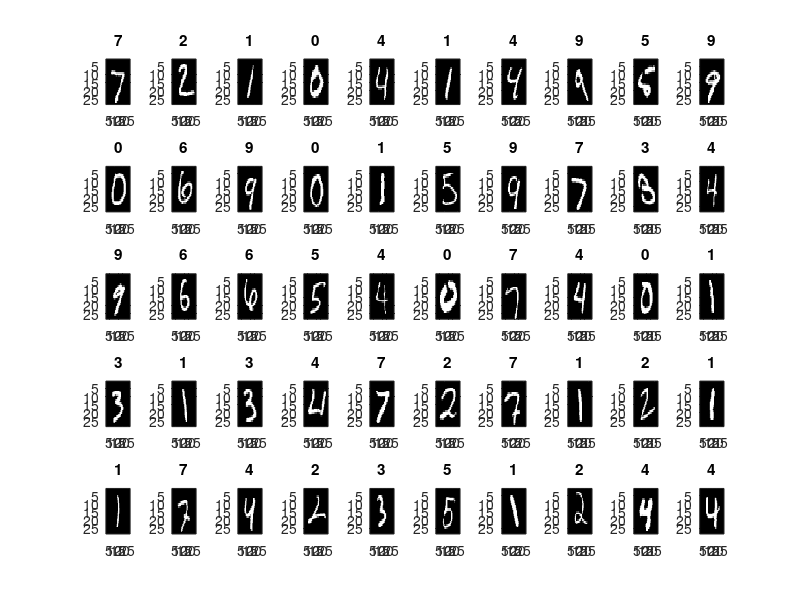

Reproduce this figure in MATLAB. (Note: this script raises an error after producing the figure.)
load tanh_100_50_images.mat;
load MNIST_tanh_100_50_DenseNet.mat;
N = size(IM_labels, 1); % number of test images used to testing robustness

figure                                          % initialize figure
colormap(gray)                                  % set to grayscale
for i = 1:50                                    % preview first 36 samples
    subplot(5,10,i)                              % plot them in 6 x 6 grid
    digit = reshape(IM_data(:,i), [28,28]);     % row = 28 x 28 image
    imagesc(digit)                              % show the image
    title(IM_labels(i))                   % show the label
end


% image perturbation by infinity norm attack (offsetting images)
eps = 0.2
for n = 1:N
   IM = IM_data(:, n);
   lb = IM - eps;
   ub = IM + eps;
   S_eps_02(n) = Star(lb, ub);
   A_eps_02(n) = AbsDom(lb, ub, inf);
   RS_eps_02(n) = RStar(lb, ub, inf);
end

eps = 0.4
for n = 1:N
   IM = IM_data(:, n);
   lb = IM - eps;
   ub = IM + eps;
   S_eps_04(n) = Star(lb, ub);
   A_eps_04(n) = AbsDom(lb, ub, inf);
   RS_eps_04(n) = RStar(lb, ub, inf);
end

eps = 0.6
for n = 1:N
   IM = IM_data(:, n);
   lb = IM - eps;
   ub = IM + eps;
   S_eps_06(n) = Star(lb, ub);
   A_eps_06(n) = AbsDom(lb, ub, inf);
   RS_eps_06(n) = RStar(lb, ub, inf);
end

eps = 0.8
for n = 1:N
   IM = IM_data(:, n);
   lb = IM - eps;
   ub = IM + eps;
   S_eps_08(n) = Star(lb, ub);
   A_eps_08(n) = AbsDom(lb, ub, inf);
   RS_eps_08(n) = RStar(lb, ub, inf);
end

eps = 1.0
for n = 1:N
   IM = IM_data(:, n);
   lb = IM - eps;
   ub = IM + eps;
   S_eps_10(n) = Star(lb, ub);
   A_eps_10(n) = AbsDom(lb, ub, inf);
   RS_eps_10(n) = RStar(lb, ub, inf);
end

eps = 1.2
for n = 1:N
   IM = IM_data(:, n);
   lb = IM - eps;
   ub = IM + eps;
   S_eps_12(n) = Star(lb, ub);
   A_eps_12(n) = AbsDom(lb, ub, inf);
   RS_eps_12(n) = RStar(lb, ub, inf);
end

eps = 1.4
for n = 1:N
   IM = IM_data(:, n);
   lb = IM - eps;
   ub = IM + eps;
   S_eps_14(n) = Star(lb, ub);
   A_eps_14(n) = AbsDom(lb, ub, inf);
   RS_eps_14(n) = RStar(lb, ub, inf);
end

eps = 1.6
for n = 1:N
   IM = IM_data(:, n);
   lb = IM - eps;
   ub = IM + eps;
   S_eps_16(n) = Star(lb, ub);
   A_eps_16(n) = AbsDom(lb, ub, inf);
   RS_eps_16(n) = RStar(lb, ub, inf);
end

eps = 1.8
for n = 1:N
   IM = IM_data(:, n);
   lb = IM - eps;
   ub = IM + eps;
   S_eps_18(n) = Star(lb, ub);
   A_eps_18(n) = AbsDom(lb, ub, inf);
   RS_eps_18(n) = RStar(lb, ub, inf);
end

eps = 2.0
for n = 1:N
   IM = IM_data(:, n);
   lb = IM - eps;
   ub = IM + eps;
   S_eps_20(n) = Star(lb, ub);
   A_eps_20(n) = AbsDom(lb, ub, inf);
   RS_eps_20(n) = RStar(lb, ub, inf);
end

eps = 2.2
for n = 1:N
   IM = IM_data(:, n);
   lb = IM - eps;
   ub = IM + eps;
   S_eps_22(n) = Star(lb, ub);
   A_eps_22(n) = AbsDom(lb, ub, inf);
   RS_eps_22(n) = RStar(lb, ub, inf);
end

eps = 2.4
for n = 1:N
   IM = IM_data(:, n);
   lb = IM - eps;
   ub = IM + eps;
   S_eps_24(n) = Star(lb, ub);
   A_eps_24(n) = AbsDom(lb, ub, inf);
   RS_eps_24(n) = RStar(lb, ub, inf);
end

eps = 2.6
for n = 1:N
   IM = IM_data(:, n);
   lb = IM - eps;
   ub = IM + eps;
   S_eps_26(n) = Star(lb, ub);
   A_eps_26(n) = AbsDom(lb, ub, inf);
   RS_eps_26(n) = RStar(lb, ub, inf);
end

save tanh_100_50_not_normalized/inputStar02.mat S_eps_02
save tanh_100_50_not_normalized/inputStar04.mat S_eps_04
save tanh_100_50_not_normalized/inputStar06.mat S_eps_06
save tanh_100_50_not_normalized/inputStar08.mat S_eps_08
save tanh_100_50_not_normalized/inputStar10.mat S_eps_10
save tanh_100_50_not_normalized/inputStar12.mat S_eps_12
save tanh_100_50_not_normalized/inputStar14.mat S_eps_14
save tanh_100_50_not_normalized/inputStar16.mat S_eps_16
save tanh_100_50_not_normalized/inputStar18.mat S_eps_18
save tanh_100_50_not_normalized/inputStar20.mat S_eps_20
save tanh_100_50_not_normalized/inputStar22.mat S_eps_22
save tanh_100_50_not_normalized/inputStar24.mat S_eps_24
save tanh_100_50_not_normalized/inputStar26.mat S_eps_26

save tanh_100_50_not_normalized/inputAbsDom02.mat A_eps_02
save tanh_100_50_not_normalized/inputAbsDom04.mat A_eps_04
save tanh_100_50_not_normalized/inputAbsDom06.mat A_eps_06
save tanh_100_50_not_normalized/inputAbsDom08.mat A_eps_08
save tanh_100_50_not_normalized/inputAbsDom10.mat A_eps_10
save tanh_100_50_not_normalized/inputAbsDom12.mat A_eps_12
save tanh_100_50_not_normalized/inputAbsDom14.mat A_eps_14
save tanh_100_50_not_normalized/inputAbsDom16.mat A_eps_16
save tanh_100_50_not_normalized/inputAbsDom18.mat A_eps_18
save tanh_100_50_not_normalized/inputAbsDom20.mat A_eps_20
save tanh_100_50_not_normalized/inputAbsDom22.mat A_eps_22
save tanh_100_50_not_normalized/inputAbsDom24.mat A_eps_24
save tanh_100_50_not_normalized/inputAbsDom26.mat A_eps_26

save tanh_100_50_not_normalized/inputRStar02.mat RS_eps_02
save tanh_100_50_not_normalized/inputRStar04.mat RS_eps_04
save tanh_100_50_not_normalized/inputRStar06.mat RS_eps_06
save tanh_100_50_not_normalized/inputRStar08.mat RS_eps_08
save tanh_100_50_not_normalized/inputRStar10.mat RS_eps_10
save tanh_100_50_not_normalized/inputRStar12.mat RS_eps_12
save tanh_100_50_not_normalized/inputRStar14.mat RS_eps_14
save tanh_100_50_not_normalized/inputRStar16.mat RS_eps_16
save tanh_100_50_not_normalized/inputRStar18.mat RS_eps_18
save tanh_100_50_not_normalized/inputRStar20.mat RS_eps_20
save tanh_100_50_not_normalized/inputRStar22.mat RS_eps_22
save tanh_100_50_not_normalized/inputRStar24.mat RS_eps_24
save tanh_100_50_not_normalized/inputRStar26.mat RS_eps_26